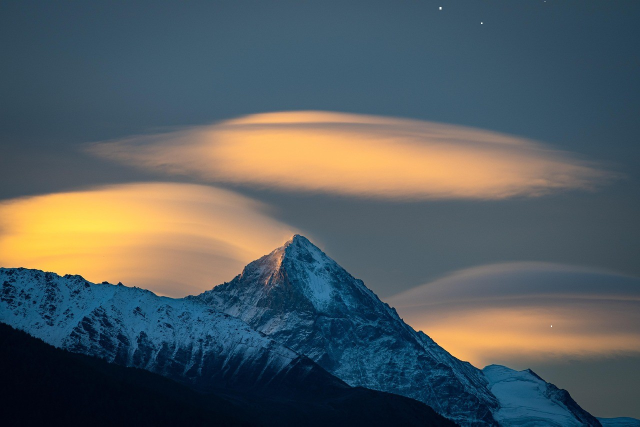
#> input picture lab 1/input_image.jpeg, 1280 x 853 px (shown at 1/2 size)
$ jupyter execute 'Assignment 1.ipynb'   (shell and % lines are left out)
#> lines starting #> are read from the running program, lines starting #| are printed output that depends on the picture
[cell 1]
import cv2

def process_image(input_path, output_path):

#> called with input_path = 'input_image.jpeg', output_path = 'output_image.png'
    img = cv2.imread(input_path)
#> img is the input picture: shape (853, 1280, 3); mean B, G, R 95.4, 92.6, 83.8
    if img is None:
        print(f"Error: Could not read the image at '{input_path}'. Check the file path.")
        return

    print("Image read successfully!")

    cv2.imshow('Image Display Window', img)
    print("Press any key in the image window to continue...")

    cv2.waitKey(0)
    cv2.destroyAllWindows()

    success = cv2.imwrite(output_path, img)

    if success:
        print(f"Image successfully saved as '{output_path}'.")
    else:
        print("Error: Could not save the image.")

if __name__ == "__main__":
    process_image('input_image.jpeg', 'output_image.png')

[cell 2]
import cv2

def convert_image_formats(input_path):
    img = cv2.imread(input_path)

    if img is not None:
        cv2.imwrite('output_image.png', img)
        cv2.imwrite('output_image.tiff', img)
        cv2.imwrite('output_image.bmp', img)

if __name__ == "__main__":
    convert_image_formats('input_image.jpeg')

[cell 3]
import cv2

def resize_image(input_path, output_path, width, height):
#> called with input_path = 'input_image.jpg', output_path = 'resized_image.jpg', width = 800, height = 600
    img = cv2.imread(input_path)

    if img is not None:
        resized_img = cv2.resize(img, (width, height))
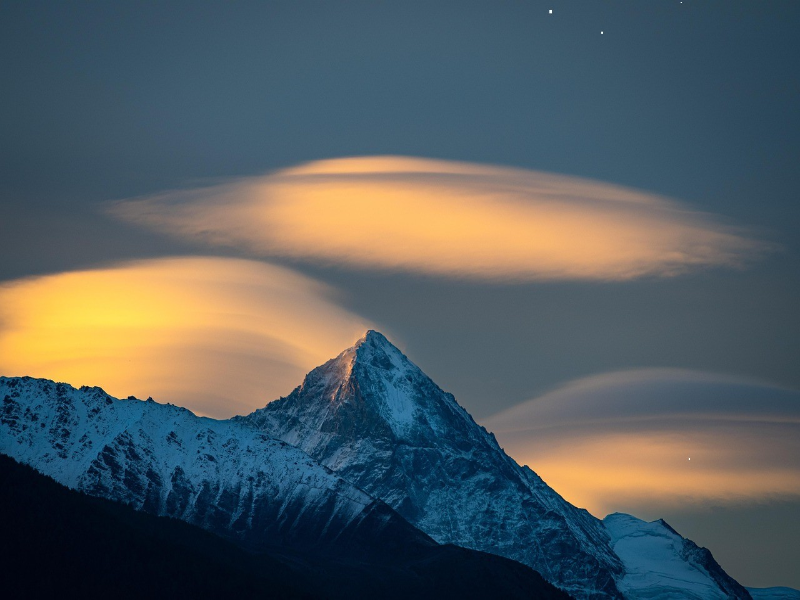
#> resized_img: shape (600, 800, 3); mean B, G, R 95.3, 92.5, 83.7
        cv2.imwrite(output_path, resized_img)

if __name__ == "__main__":
    resize_image('input_image.jpg', 'resized_image.jpg', 800, 600)

[cell 4]
import cv2

def convert_to_grayscale(input_path, output_path):
#> called with input_path = 'input_image.jpeg', output_path = 'grayscale_image.jpg'
    img = cv2.imread(input_path)

    if img is not None:
        gray_img = cv2.cvtColor(img, cv2.COLOR_BGR2GRAY)
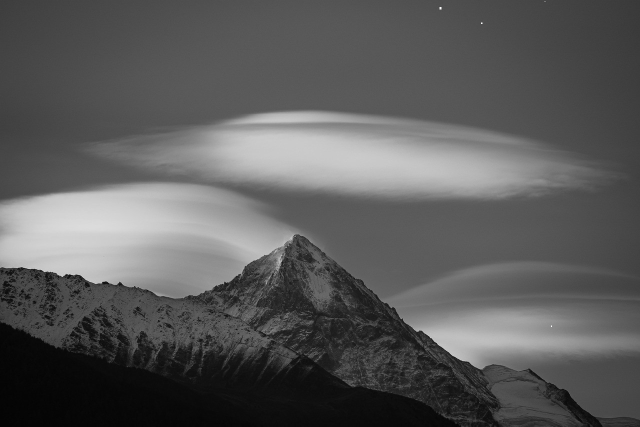
#> gray_img: shape (853, 1280) (shown at 1/2 size); min 0, max 252, mean 90.3
        cv2.imwrite(output_path, gray_img)

if __name__ == "__main__":
    convert_to_grayscale('input_image.jpeg', 'grayscale_image.jpg')

[cell 5]
import cv2

def play_video(video_path):
#> called with video_path = 'input_video.mp4'
    cap = cv2.VideoCapture(video_path)

    while cap.isOpened():
        ret, frame = cap.read()
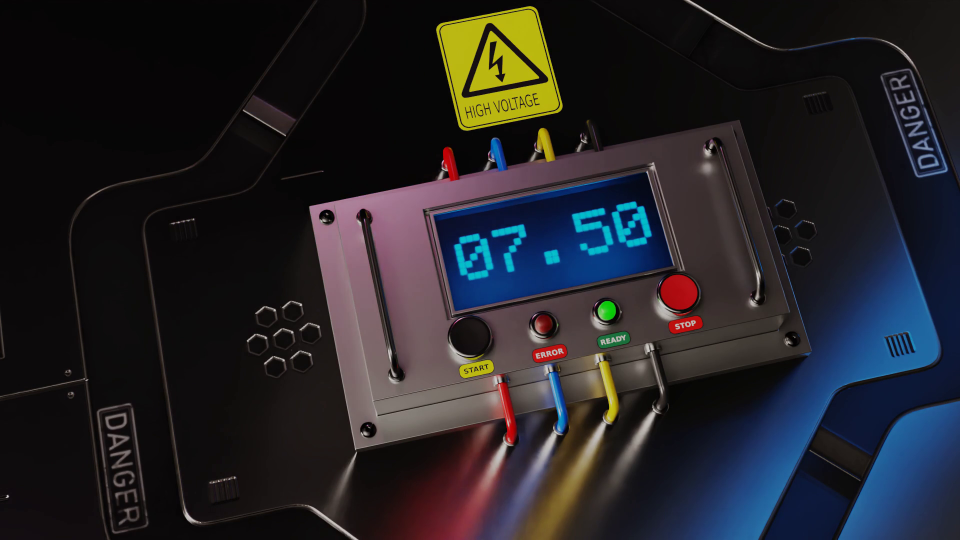
#> input picture frame 30 of lab 1/input_video.mp4, 1920 x 1080 px (shown at 1/2 size)
#> frame is the input picture: shape (1080, 1920, 3); mean B, G, R 39.2, 35, 36

        if not ret:
            break

        cv2.imshow('Video Playback', frame)

        if cv2.waitKey(25) & 0xFF == ord('q'):
#> (key q is pressed here)
            break

    cap.release()
    cv2.destroyAllWindows()

if __name__ == "__main__":
    play_video('input_video.mp4')
